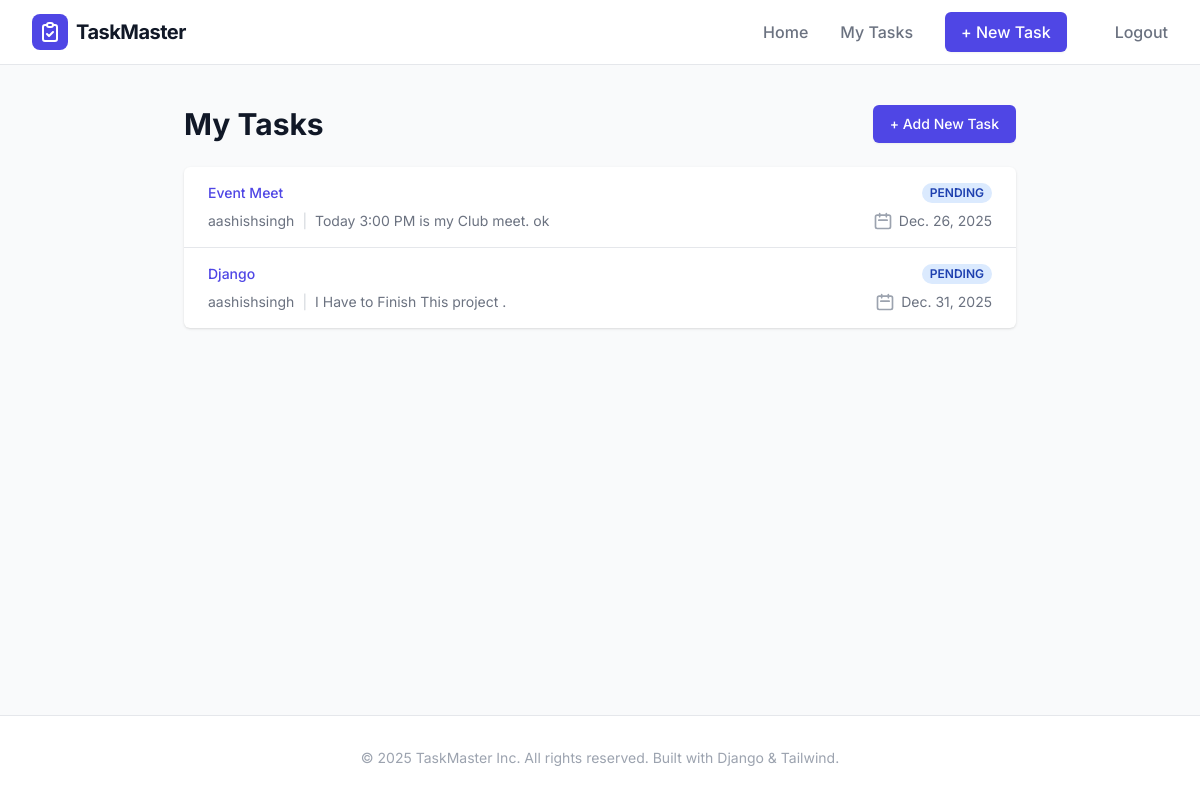
Page /task/ (signed in) on the earlier database version.
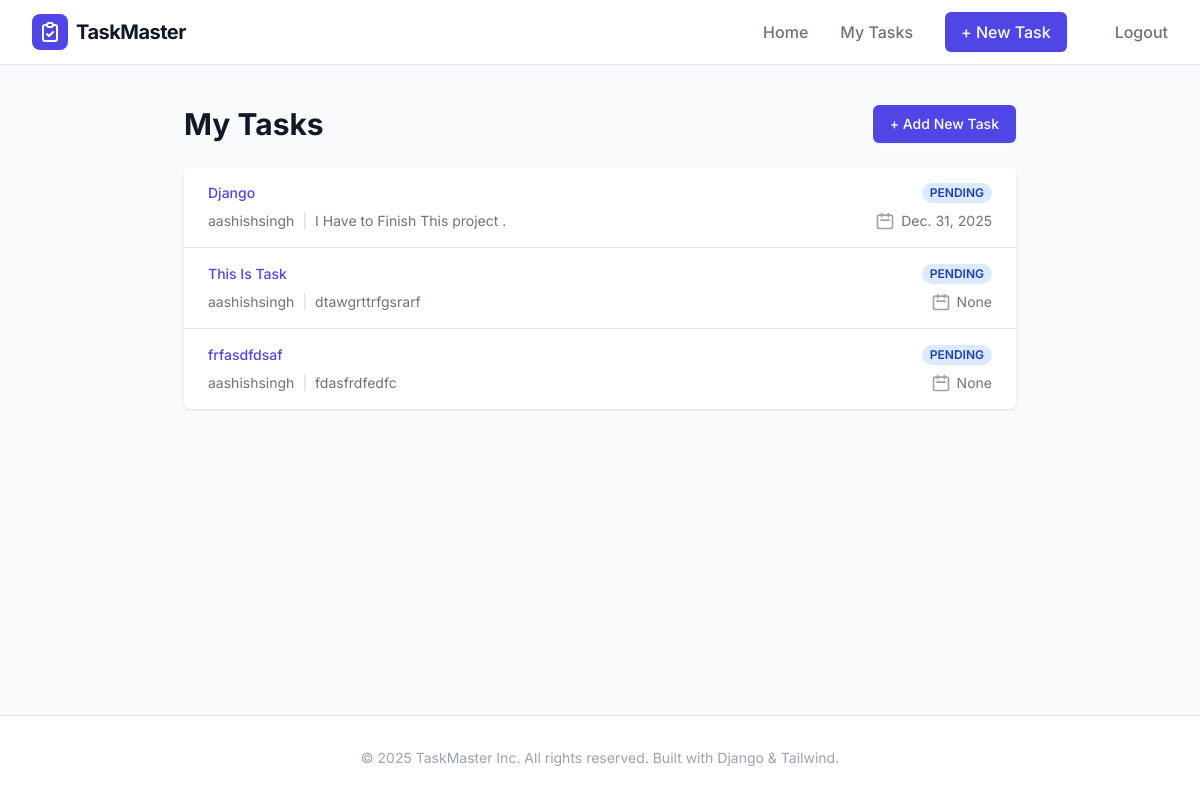
Same page on the later database version.
### tasks/models.py (models this page shows, shortened)
class Tasks(models.Model):
    title=models.CharField(max_length=100)
    description=models.TextField()
    CHOICES=[
        ("PENDING",'Pending'),
        ('DONE','Done'),
        ('NOT_DONE','Not Done'),
    ]
    status=models.CharField(max_length=20,choices=CHOICES,default='PENDING')
    owner=models.ForeignKey(get_user_model(),on_delete=models.CASCADE)
    due_date=models.DateField(null=True,blank=True)
    """Get absolute is very useful. for the detail page if we ever
    change the url it automatically changes all the urls for it and we can use
    name.get_absolute_url in templates for easy url access
    """

### tasks/views.py (the view)
# urls.py: path('task/',TaskView.as_view(),name='task'),
class TaskView(ListView):
    model=Tasks
    template_name='task.html'
    context_object_name='tasks'
    def get_queryset(self):
        return Tasks.objects.filter(owner=self.request.user)

### Templates/task.html
{% extends 'base.html' %} {% block content %}
<div class="max-w-4xl mx-auto px-4 sm:px-6 lg:px-8 py-10">
  <div class="md:flex md:items-center md:justify-between mb-6">
    <div class="flex-1 min-w-0">
      <h2
        class="text-2xl font-bold leading-7 text-gray-900 sm:text-3xl sm:truncate"
      >
        My Tasks
      </h2>
    </div>
    <div class="mt-4 flex md:mt-0 md:ml-4">
      <a
        href="{% url 'task_create' %}"
        class="ml-3 inline-flex items-center px-4 py-2 border border-transparent rounded-md shadow-sm text-sm font-medium text-white bg-indigo-600 hover:bg-indigo-700 focus:outline-none focus:ring-2 focus:ring-offset-2 focus:ring-indigo-500"
      >
        + Add New Task
      </a>
    </div>
  </div>
  <div class="bg-white shadow overflow-hidden sm:rounded-md">
    <ul class="divide-y divide-gray-200">
      {% for task in tasks %}
      <li class="hover:bg-gray-50 transition duration-150 ease-in-out">
        <a
          href="{% url 'task_detail' task.pk %}"
          class="block focus:outline-none"
        >
          <div class="px-4 py-4 sm:px-6">
            <div class="flex items-center justify-between">
              <p class="text-sm font-medium text-indigo-600 truncate">
                {{ task.title }}
              </p>
              <div class="ml-2 flex-shrink-0 flex">
                <p
                  class="px-2 inline-flex text-xs leading-5 font-semibold rounded-full bg-blue-100 text-blue-800"
                >
                  {{ task.status }}
                </p>
              </div>
            </div>
            <div class="mt-2 sm:flex sm:justify-between">
              <div class="sm:flex">
                <p class="flex items-center text-sm text-gray-500">
                  {{ task.owner }}
                  <span class="mx-2 text-gray-300">|</span>
                  {{ task.description }}
                </p>
              </div>
              <div class="mt-2 flex items-center text-sm text-gray-500 sm:mt-0">
                <svg
                  class="flex-shrink-0 mr-1.5 h-5 w-5 text-gray-400"
                  fill="none"
                  viewBox="0 0 24 24"
                  stroke="currentColor"
                >
                  <path
                    stroke-linecap="round"
                    stroke-linejoin="round"
                    stroke-width="2"
                    d="M8 7V3m8 4V3m-9 8h10M5 21h14a2 2 0 002-2V7a2 2 0 00-2-2H5a2 2 0 00-2 2v12a2 2 0 002 2z"
                  />
                </svg>
                <p>
                  {{ task.due_date }}
                </p>
              </div>
            </div>
          </div>
        </a>
      </li>
      {% empty %}
      <li class="px-4 py-8 text-center text-gray-500">No tasks available.</li>
      {% endfor %}
    </ul>
  </div>
</div>
{% endblock %}

### Templates/base.html (shortened to what this page needs)
<!DOCTYPE html>
<html lang="en">
<head>
    <script src="https://cdn.tailwindcss.com"></script>
</head>
<body class="bg-gray-50 text-gray-800 flex flex-col min-h-screen">
    <nav class="bg-white border-b border-gray-200 sticky top-0 z-50">
        <div class="max-w-7xl mx-auto px-4 sm:px-6 lg:px-8">
            <div class="flex justify-between h-16">
                <div class="flex items-center">
                    <a href="{% url 'home' %}" class="flex items-center gap-2">
                        <div class="bg-indigo-600 text-white p-1.5 rounded-lg">
                            <svg class="w-6 h-6" fill="none" stroke="currentColor" viewBox="0 0 24 24"><path stroke-linecap="round" stroke-linejoin="round" stroke-width="2" d="M9 5H7a2 2 0 00-2 2v12a2 2 0 002 2h10a2 2 0 002-2V7a2 2 0 00-2-2h-2M9 5a2 2 0 002 2h2a2 2 0 002-2M9 5a2 2 0 012-2h2a2 2 0 012 2m-6 9l2 2 4-4"></path></svg>
                        </div>
                        <span class="font-bold text-xl tracking-tight text-gray-900">TaskMaster</span>
                    </a>
                </div>
                <div class="hidden md:flex items-center space-x-8">
                    <a href="{% url 'home' %}" class="text-gray-500 hover:text-indigo-600 font-medium transition">Home</a>
                    {% if user.is_authenticated %}
                        <a href="{% url 'task' %}" class="text-gray-500 hover:text-indigo-600 font-medium transition">My Tasks</a>
                        <a href="{% url 'task_create' %}" class="bg-indigo-600 hover:bg-indigo-700 text-white px-4 py-2 rounded-md font-medium transition shadow-sm">
                            + New Task
                        </a>
                        <form method="post" action="{% url 'logout' %}" class="inline">
                            <button type="submit" class="text-gray-500 hover:text-red-600 font-medium transition ml-4">Logout</button>
                        </form>
                    {% else %}
                        <a href="{% url 'login' %}" class="text-gray-500 hover:text-indigo-600 font-medium transition">Login</a>
                        <a href="#" class="bg-gray-900 hover:bg-gray-800 text-white px-4 py-2 rounded-md font-medium transition shadow-sm">Sign Up</a>
                    {% endif %}
                </div>
            </div>
        </div>
    </nav>
    <main class="flex-grow">
        {% block content %}
        {% endblock %}
    </main>
    <footer class="bg-white border-t border-gray-200 mt-12">
        <div class="max-w-7xl mx-auto py-8 px-4 sm:px-6 lg:px-8">
            <p class="text-center text-gray-400 text-sm">
                &copy; 2025 TaskMaster Inc. All rights reserved. Built with Django & Tailwind.
            </p>
        </div>
    </footer>
</body>
</html>

### Templates/base.html (style rules this page uses)
body { font-family: 'Inter', sans-serif; }

Differences in the rows shown:
removed Tasks: title "Event Meet", status "PENDING", owner "aashishsingh", description "Today 3:00 PM is my Club meet. ok", due_date "Dec. 26, 2025"
added Tasks: title "This Is Task", status "PENDING", owner "aashishsingh", description "dtawgrttrfgsrarf", due_date "None"
added Tasks: title "frfasdfdsaf", status "PENDING", owner "aashishsingh", description "fdasfrdfedfc", due_date "None"
